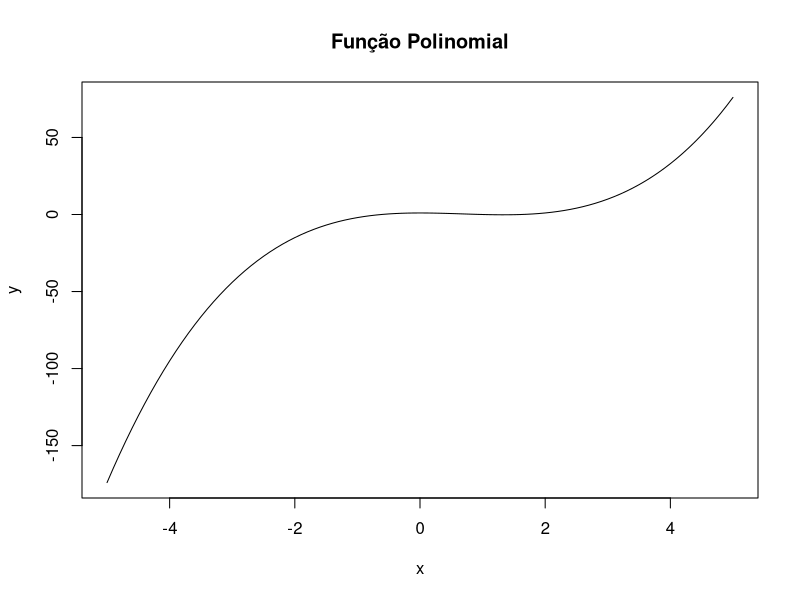

Source code (R):
# Domínio entre -5 e 5 com intervalor de 0.1
x <- seq(-5, 5, 0.1)

# Função Polinomial: y = ax^3 + bx^2 + cx + d
a <- 1
b <- -2
c <- 0
d <- 1

y <- a*x^3 + b*x^2 + c*x + d

plot(x, y, type = "l", main = "Função Polinomial", xlab = "x", ylab = "y")
